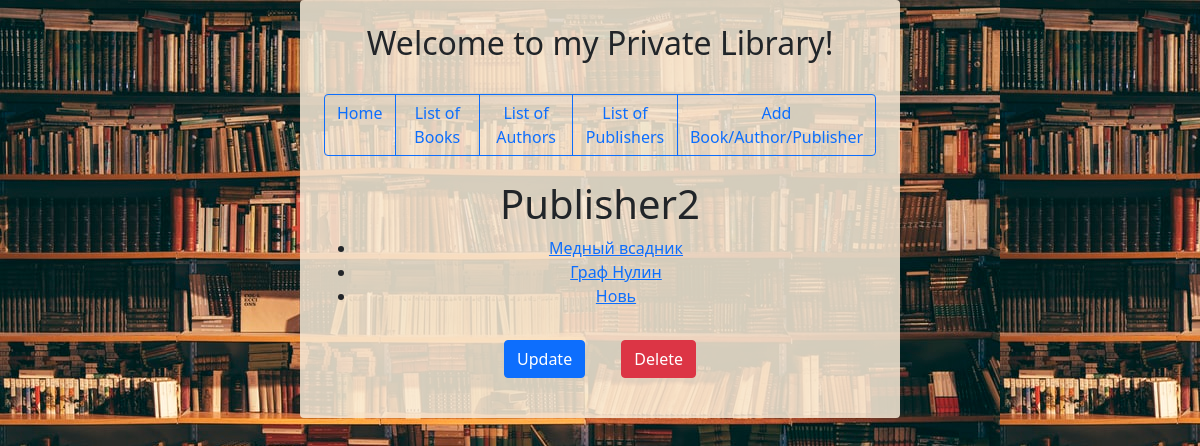
The page /publisher/2/ on the database its author committed.
### p_library/models.py (models this page shows, shortened)
class Publisher(models.Model):
	name = models.CharField(max_length=100)

class Book(models.Model):
	ISBN = models.CharField(max_length=13)
	image = models.ImageField(null=True, blank=True)
	title = models.CharField(max_length=999)
	description = models.TextField()
	year_release = models.SmallIntegerField()
	author = models.ForeignKey(Author, on_delete=models.CASCADE, related_name='books')
	publisher = models.ForeignKey(Publisher, on_delete=models.CASCADE, null=True, blank=True, related_name='books')
	copy_count = models.IntegerField(default=1)
	price = models.DecimalField(default=0.00, max_digits=10, decimal_places=2)
	friend = models.ForeignKey(Friend, on_delete=models.SET_NULL, null=True, blank=True)
	def __str__(self):
		return self.title

### p_library/views.py (the view)
# urls.py: path('publisher/<pk>/', views.PublisherDetail.as_view()),
class PublisherDetail(DetailView):
	model = Publisher
	template_name = 'pages/publishers/publisher_detail.html'
	def get_context_data(self, **kwargs):
		context = super().get_context_data(**kwargs)
		return context

### p_library/templates/pages/publishers/publisher_detail.html
{% extends 'pages/base.html' %}
{% block content %}
    <h1>{{ publisher.name }}</h1>
    <ul>
        {% for book in publisher.books.all %}
        <li><a href="/book/{{ book.id }}/">{{ book }}</a></li>
        {% endfor %}
    </ul>
    <a href="update/"><button class="btn btn-primary m-3" type="submit">Update</button></a>
    <a href="delete/"><button class="btn btn-danger m-3" type="submit">Delete</button></a>
{% endblock %}

### static/css/my_style.css (style rules this page uses)
body { background-image: url("../img/other/library.jpg"); }

### rows shown on the page
Publisher: name "Publisher2"
Book: title "Медный всадник"
Book: title "Граф Нулин"
Book: title "Новь"
